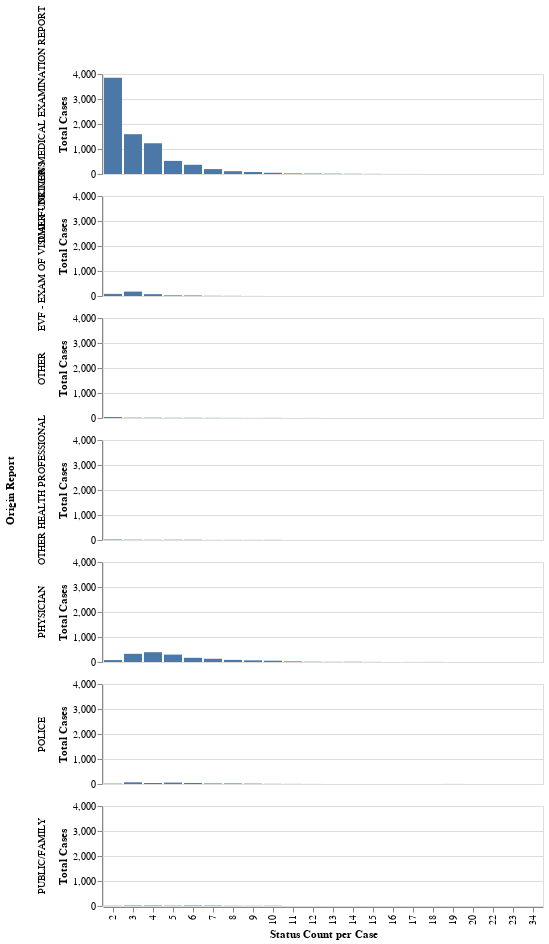

Notebook source saved alongside this figure:
### Markdown cell above
Figure 6. 2018 Cases broken down by the frequency of cases with a certain Status Change Count and by Origin

### Code cell
#hide

base =  alt.Chart(case_summary_data).mark_bar().encode(
    x = alt.X('Status Count:O', title="Status Count per Case"),
    y = alt.Y('Cases:Q', title="Total Cases"),
#    color = alt.Color('Status Changes/Case:N'),
    row='Origin Report'
    #opacity=alt.condition(selection, alt.value(1), alt.value(0.2))
).properties( height=100)


# bar1 = base.encode(
#     alt.Y('Case Type:N'),
#     alt.X('sum(Cases):Q', title="Total Cases"),
#     tooltip=['Status Changes/Case', 'Cases', 'mean(Total Status Changes in Group)', 'mean(Total Cases in Group)', 'mean(% Group Cases)'],
#     color = alt.Color('Status Changes/Case:N'),
#     #row='Age Category'
#     #opacity=alt.condition(selection, alt.value(1), alt.value(0.2))
# )

base
